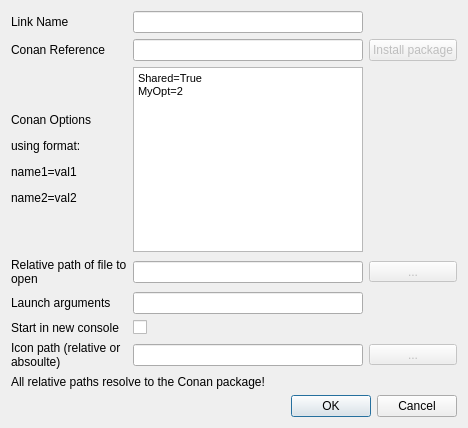
<?xml version="1.0" encoding="UTF-8"?>
<ui version="4.0">
 <class>Dialog</class>
 <widget class="QDialog" name="Dialog">
  <property name="geometry">
   <rect>
    <x>0</x>
    <y>0</y>
    <width>468</width>
    <height>428</height>
   </rect>
  </property>
  <property name="sizePolicy">
   <sizepolicy hsizetype="MinimumExpanding" vsizetype="MinimumExpanding">
    <horstretch>1</horstretch>
    <verstretch>1</verstretch>
   </sizepolicy>
  </property>
  <property name="windowTitle">
   <string>Edit App Link</string>
  </property>
  <property name="modal">
   <bool>true</bool>
  </property>
  <layout class="QVBoxLayout" name="verticalLayout">
   <item>
    <layout class="QGridLayout" name="edit_grid" rowstretch="1,1,0,0,0,0,0" columnstretch="0,1,0">
     <item row="2" column="1">
      <widget class="QTextEdit" name="conan_opts_text_edit">
       <property name="sizePolicy">
        <sizepolicy hsizetype="Preferred" vsizetype="Preferred">
         <horstretch>0</horstretch>
         <verstretch>0</verstretch>
        </sizepolicy>
       </property>
       <property name="autoFormatting">
        <set>QTextEdit::AutoNone</set>
       </property>
       <property name="html">
        <string>&lt;!DOCTYPE HTML PUBLIC &quot;-//W3C//DTD HTML 4.0//EN&quot; &quot;http://www.w3.org/TR/REC-html40/strict.dtd&quot;&gt;
&lt;html&gt;&lt;head&gt;&lt;meta name=&quot;qrichtext&quot; content=&quot;1&quot; /&gt;&lt;style type=&quot;text/css&quot;&gt;
p, li { white-space: pre-wrap; }
&lt;/style&gt;&lt;/head&gt;&lt;body style=&quot; font-family:'MS Shell Dlg 2'; font-size:7.875pt; font-weight:400; font-style:normal;&quot;&gt;
&lt;p style=&quot; margin-top:0px; margin-bottom:0px; margin-left:0px; margin-right:0px; -qt-block-indent:0; text-indent:0px;&quot;&gt;Shared=True&lt;/p&gt;
&lt;p style=&quot; margin-top:0px; margin-bottom:0px; margin-left:0px; margin-right:0px; -qt-block-indent:0; text-indent:0px;&quot;&gt;MyOpt=2&lt;/p&gt;
&lt;p style=&quot;-qt-paragraph-type:empty; margin-top:0px; margin-bottom:0px; margin-left:0px; margin-right:0px; -qt-block-indent:0; text-indent:0px;&quot;&gt;&lt;br /&gt;&lt;/p&gt;&lt;/body&gt;&lt;/html&gt;</string>
       </property>
      </widget>
     </item>
     <item row="2" column="0">
      <widget class="QLabel" name="conan_opts_label">
       <property name="sizePolicy">
        <sizepolicy hsizetype="Preferred" vsizetype="MinimumExpanding">
         <horstretch>0</horstretch>
         <verstretch>0</verstretch>
        </sizepolicy>
       </property>
       <property name="text">
        <string>&lt;html&gt;&lt;head/&gt;&lt;body&gt;&lt;p&gt;Conan Options&lt;/p&gt;&lt;p&gt;using format: &lt;/p&gt;&lt;p&gt;name1=val1&lt;/p&gt;&lt;p&gt;name2=val2&lt;/p&gt;&lt;/body&gt;&lt;/html&gt;</string>
       </property>
      </widget>
     </item>
     <item row="3" column="1">
      <widget class="QLineEdit" name="exec_path_line_edit"/>
     </item>
     <item row="3" column="0">
      <widget class="QLabel" name="exec_path_label">
       <property name="text">
        <string>Relative path of file to open</string>
       </property>
       <property name="wordWrap">
        <bool>true</bool>
       </property>
      </widget>
     </item>
     <item row="6" column="2">
      <widget class="QToolButton" name="toolButton_3">
       <property name="enabled">
        <bool>false</bool>
       </property>
       <property name="sizePolicy">
        <sizepolicy hsizetype="MinimumExpanding" vsizetype="Fixed">
         <horstretch>0</horstretch>
         <verstretch>0</verstretch>
        </sizepolicy>
       </property>
       <property name="text">
        <string>...</string>
       </property>
      </widget>
     </item>
     <item row="3" column="2">
      <widget class="QToolButton" name="toolButton_2">
       <property name="enabled">
        <bool>false</bool>
       </property>
       <property name="sizePolicy">
        <sizepolicy hsizetype="MinimumExpanding" vsizetype="Fixed">
         <horstretch>0</horstretch>
         <verstretch>0</verstretch>
        </sizepolicy>
       </property>
       <property name="layoutDirection">
        <enum>Qt::LeftToRight</enum>
       </property>
       <property name="text">
        <string>...</string>
       </property>
      </widget>
     </item>
     <item row="1" column="2">
      <widget class="QPushButton" name="pushButton">
       <property name="enabled">
        <bool>false</bool>
       </property>
       <property name="text">
        <string>Install package</string>
       </property>
       <property name="flat">
        <bool>false</bool>
       </property>
      </widget>
     </item>
     <item row="6" column="1">
      <widget class="QLineEdit" name="icon_line_edit"/>
     </item>
     <item row="0" column="1">
      <widget class="QLineEdit" name="name_line_edit"/>
     </item>
     <item row="0" column="0">
      <widget class="QLabel" name="name_label">
       <property name="text">
        <string>Link Name</string>
       </property>
       <property name="wordWrap">
        <bool>true</bool>
       </property>
      </widget>
     </item>
     <item row="1" column="0">
      <widget class="QLabel" name="conan_ref_label">
       <property name="sizePolicy">
        <sizepolicy hsizetype="Preferred" vsizetype="Preferred">
         <horstretch>0</horstretch>
         <verstretch>0</verstretch>
        </sizepolicy>
       </property>
       <property name="minimumSize">
        <size>
         <width>0</width>
         <height>0</height>
        </size>
       </property>
       <property name="text">
        <string>Conan Reference</string>
       </property>
       <property name="wordWrap">
        <bool>true</bool>
       </property>
      </widget>
     </item>
     <item row="5" column="0">
      <widget class="QLabel" name="is_console_app_label">
       <property name="text">
        <string>Start in new console</string>
       </property>
      </widget>
     </item>
     <item row="1" column="1">
      <widget class="ConanRefLineEdit" name="conan_ref_line_edit"/>
     </item>
     <item row="4" column="0">
      <widget class="QLabel" name="args_label">
       <property name="text">
        <string>Launch arguments</string>
       </property>
      </widget>
     </item>
     <item row="4" column="1">
      <widget class="QLineEdit" name="args_line_edit"/>
     </item>
     <item row="6" column="0">
      <widget class="QLabel" name="icon_label">
       <property name="text">
        <string>Icon path (relative or absoulte)</string>
       </property>
       <property name="textFormat">
        <enum>Qt::RichText</enum>
       </property>
       <property name="wordWrap">
        <bool>true</bool>
       </property>
      </widget>
     </item>
     <item row="5" column="1">
      <widget class="QCheckBox" name="is_console_app_checkbox">
       <property name="text">
        <string/>
       </property>
      </widget>
     </item>
    </layout>
   </item>
   <item>
    <widget class="QLabel" name="note_label">
     <property name="text">
      <string>All relative paths resolve to the Conan package!</string>
     </property>
    </widget>
   </item>
   <item>
    <widget class="QDialogButtonBox" name="button_box">
     <property name="sizePolicy">
      <sizepolicy hsizetype="Expanding" vsizetype="Fixed">
       <horstretch>1</horstretch>
       <verstretch>1</verstretch>
      </sizepolicy>
     </property>
     <property name="orientation">
      <enum>Qt::Horizontal</enum>
     </property>
     <property name="standardButtons">
      <set>QDialogButtonBox::Cancel|QDialogButtonBox::Ok</set>
     </property>
    </widget>
   </item>
  </layout>
 </widget>
 <customwidgets>
  <customwidget>
   <class>ConanRefLineEdit</class>
   <extends>QLineEdit</extends>
   <header>conan_app_launcher.ui.common.conan_line_edit.h</header>
  </customwidget>
 </customwidgets>
 <resources/>
 <connections>
  <connection>
   <sender>button_box</sender>
   <signal>rejected()</signal>
   <receiver>Dialog</receiver>
   <slot>reject()</slot>
   <hints>
    <hint type="sourcelabel">
     <x>316</x>
     <y>260</y>
    </hint>
    <hint type="destinationlabel">
     <x>286</x>
     <y>274</y>
    </hint>
   </hints>
  </connection>
 </connections>
</ui>
